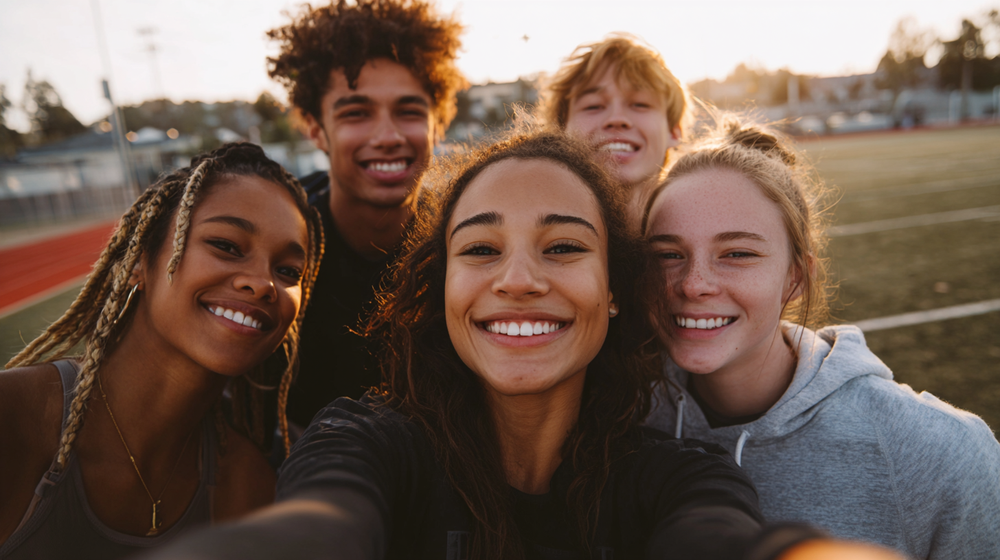
#> input picture w05/opencv/people.png, 1000 x 560 px, shrunk from 1456 x 816 before the run
$ jupyter execute opencv_intro.ipynb
#> lines starting #> are read from the running program, lines starting #| are printed output that depends on the picture; after the words box and inside, x2 and y2 are one past the last pixel; in counts of white or black regions, pixels touching at a corner belong together
[cell 1]
import cv2
import numpy as np
from matplotlib import pyplot as plt

[cell 2]
img_path = "people.png"
img = cv2.imread(img_path)
#> img is the input picture: shape (560, 1000, 3); mean B, G, R 80.3, 91.8, 112.1
plt.imshow(cv2.cvtColor(img, cv2.COLOR_BGR2RGB))

[cell 3]
face_detector = cv2.CascadeClassifier("haarcascade_frontalface_default.xml")
gray = cv2.cvtColor(img, cv2.COLOR_BGR2GRAY)
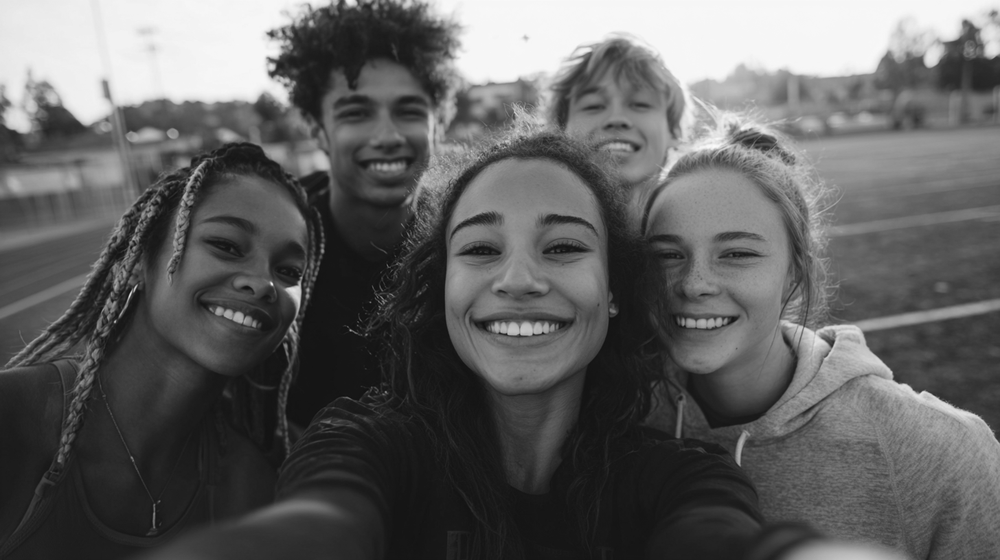
#> gray: shape (560, 1000); min 15, max 251, mean 96.6
faces = face_detector.detectMultiScale(gray, scaleFactor=1.09, minNeighbors=5, minSize=(50, 50))
#> faces = [[571, 70, 92, 92], [312, 57, 143, 143], [617, 188, 176, 176], [409, 156, 227, 227]]
for (x, y, w, h) in faces:
    cv2.rectangle(img, (x, y), (x + w, y + h), (0, 255, 0), 2)
#> this loop made 4 passes
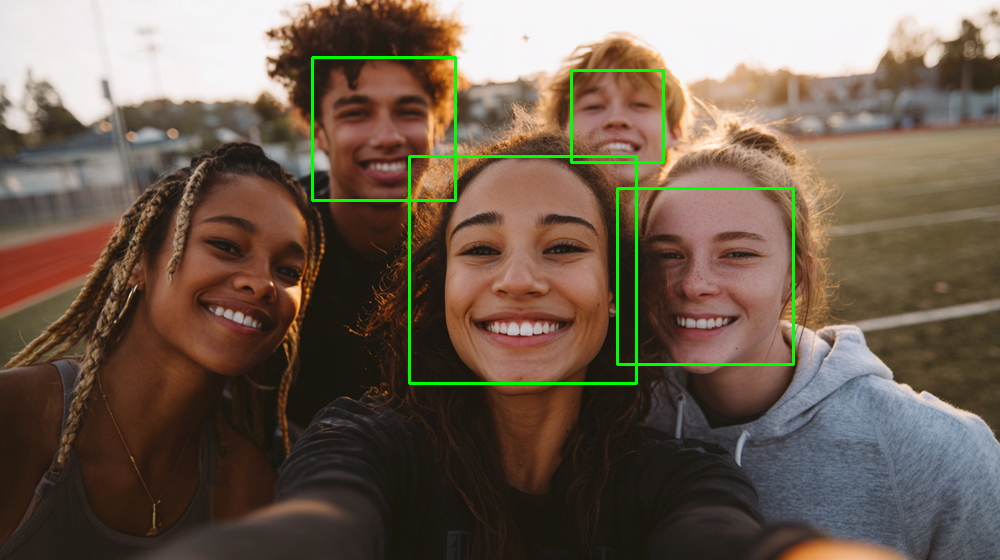
#> img: shape (560, 1000, 3); 1.35% of pixels changed, all inside (x1, y1, x2, y2) = (311, 56, 795, 385)
plt.imshow(cv2.cvtColor(img, cv2.COLOR_BGR2RGB))

[cell 4]
eye_detector = cv2.CascadeClassifier("haarcascade_eye.xml")
eye_detections = eye_detector.detectMultiScale(gray, scaleFactor=1.08, minNeighbors=10, minSize=(80, 80))
#> eye_detections = ()

[cell 5]
for(ex, ey, ew, eh) in eye_detections :
    cv2.rectangle(img, (ex, ey), (ex + ew, ey + eh), (0, 0, 255), 2)
#> this loop made 0 passes

for (x, y, w, h) in faces:
    cv2.rectangle(img, (x, y), (x + w, y + h), (0, 255, 0), 2)

plt.imshow(cv2.cvtColor(img, cv2.COLOR_BGR2RGB))
